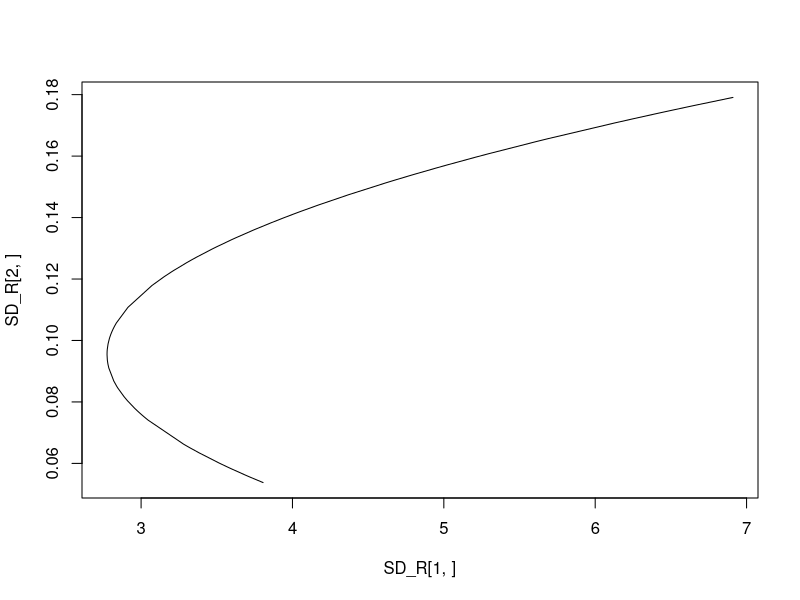

Here is the R script that generated this plot:
library(tidyverse)

# number of trials
N <- 100
# number of stocks
M <- 2

# define covariance matrix and returns - hardcoded for now
C <- matrix(c(4, 0.5, 0.5, 7), ncol=M, nrow=M, byrow=T)
R <- matrix(c(0.05, 0.18), ncol=1)
rf <- 0.03

# generate random xs that make up the Nth portfolio
XS <- matrix(rep(c(rep(0, N)), M), ncol=N, nrow=M)



for(i in seq(1, N)) {
  t <- runif(M-1)
  x <- c(t, 1-sum(t))
  XS[, i] <- x
}

SD_R <- matrix(rep(c(0, 0), N), ncol=N, nrow=2)

# for each portfolio, calculate return and volatility (sd)
for(i in seq(1, N)) {
  tmp_x <- matrix(XS[, i], ncol=1)
  r <- t(tmp_x) %*% R
  sd <- t(tmp_x) %*% C %*% tmp_x
  SD_R[, i] <- c(sd, r)
}

# sort SD_R
SD_R <- SD_R[, order(SD_R[2, ], decreasing=F)]

# plot portfolio volatility ~ return
matplot(SD_R[1, ], SD_R[2, ], type="l")
